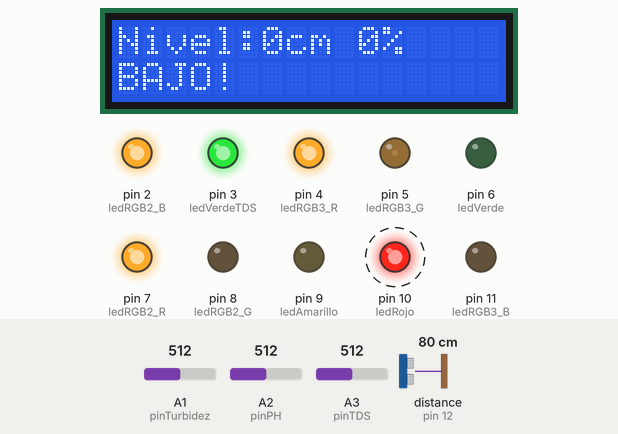
Simulated run of this sketch. Board: Arduino Uno, built with avr-gcc and run on an emulated ATmega328P. On the bench: 16×2 character LCD, output pins drawn as LEDs (lit = HIGH). Dashed ring = blinking. Inputs (shaded band) come from the test bench; at power-on: distance to the obstacle (sensor on pin 12) 80 cm, A2 (pinPH) = 512, A1 (pinTurbidez) = 512, A3 (pinTDS) = 512. The echo pulse lasts 58.3 µs per cm; pins used as bus, display or sensor lines are not drawn; what the sketch prints to the serial monitor is not drawn.

Above: at 13.2 s.
13.3 s: distance to the obstacle (sensor on pin 12) set to 45 cm
At 16.0 s:
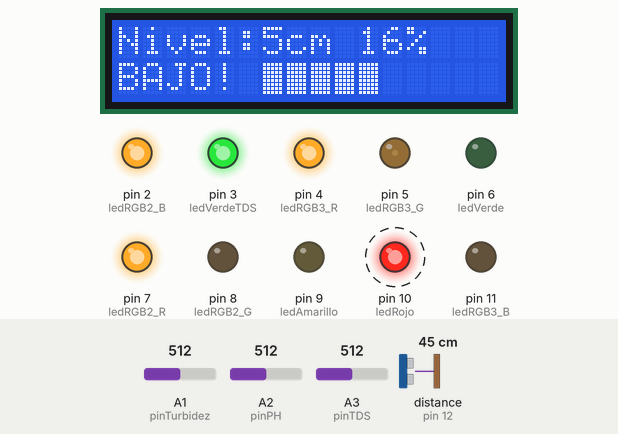
18.4 s: distance to the obstacle (sensor on pin 12) set to 38 cm
At 22.1 s:
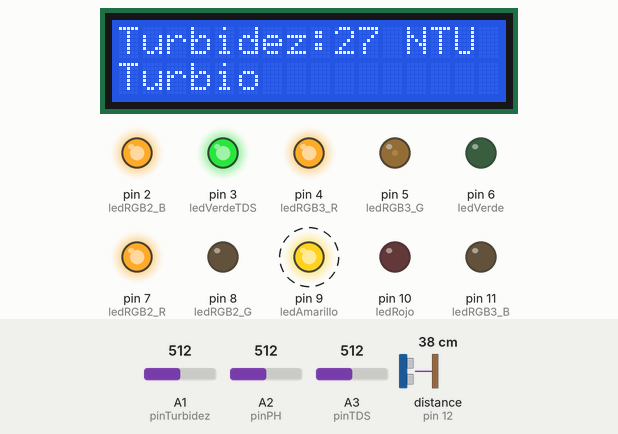
24.0 s: A2 (pinPH) set to 584
At 25.3 s:
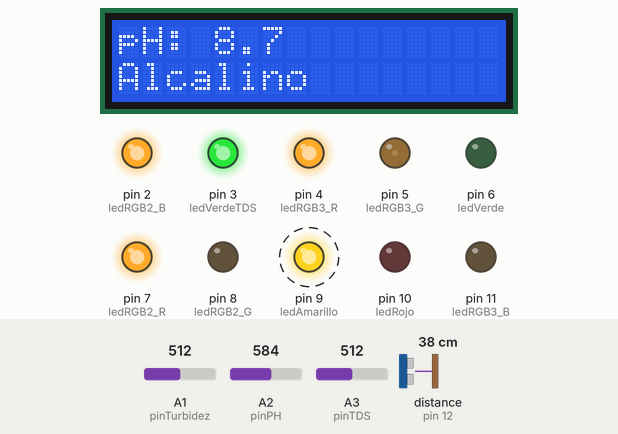
28.3 s: A2 (pinPH) set to 608
At 33.1 s:
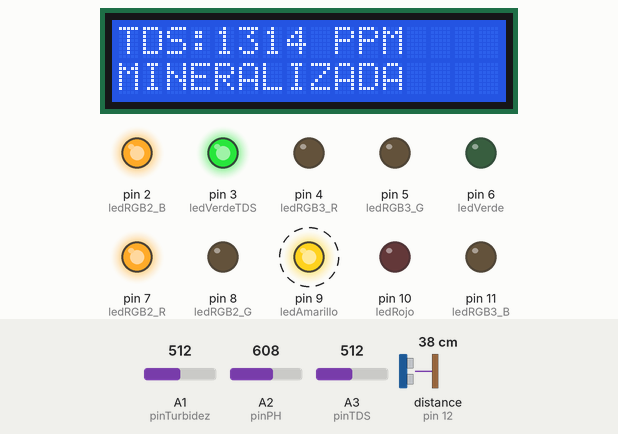
33.9 s: A1 (pinTurbidez) set to 751
At 37.4 s:
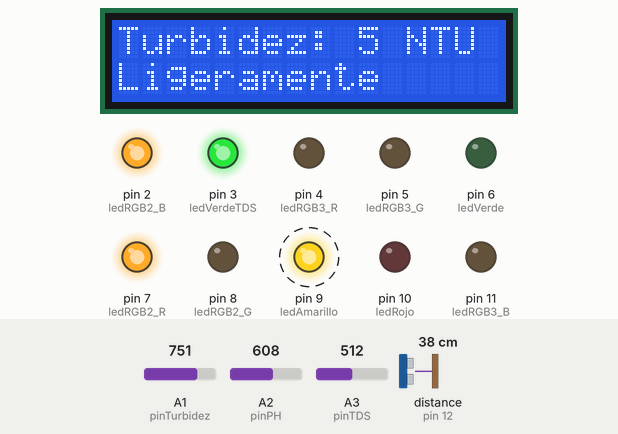
39.5 s: A1 (pinTurbidez) set to 766
At 41.4 s:
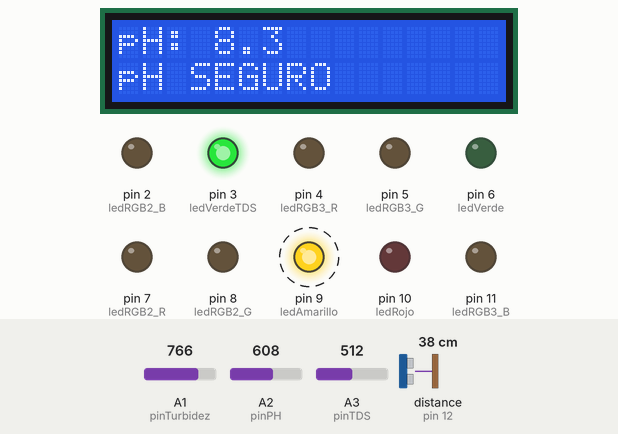
Timing chart, 0 to 53.9 s (numbered marks = the images above; inputs shaded):
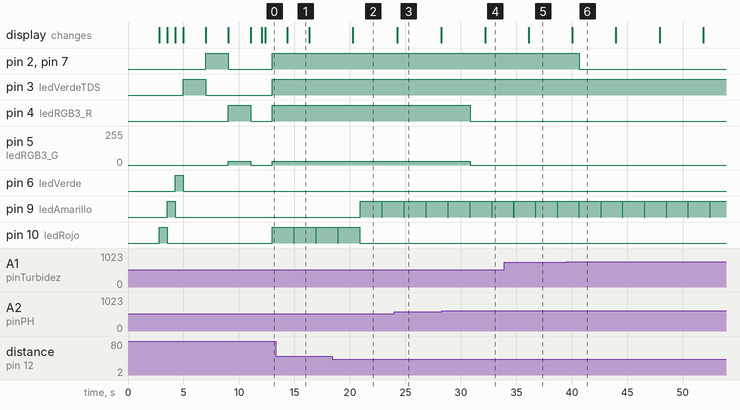

The sketch:

codigo_arduino.ino
```cpp
// SISTEMA DE MONITOREO EN TIEMPO REAL DE LA CALIDAD DEL AGUA
//                INTEGRANTES:
//    David Alejandro Ballen Sánchez – 2254053
//    Ramiro Andrés Cárdenas Velásquez – 2254059
//    Jania Kathalina De La Peña Roqueme – 2254057
//
//             REFERENCIAS INTERNET:
//      - https://docs-arduino-cc.translate.goog/libraries/liquidcrystal/
//      - https://www.taloselectronics.com/blogs/tutoriales/como-usar-modulo-ph-4502-con-arduino
//      - https://how2electronics.com/tds-sensor-arduino-interfacing-water-quality-monitoring/
//      - https://fgcoca.github.io/Sensores-actuadores-y-shield-tipo-Arduino/turbidez/

// ====================================
// VERSION FINAL
// MEDIDOR COMPLETO DE CALIDAD DE AGUA
// HC-SR04 + TDS + TURBIDEZ + pH
// LCD I2C 16x2 + LEDs + 2 LED RGB + 1 LED normal
// ✅ VERSIÓN FINAL v3.3 - CALIBRADO
// ====================================

#include <Wire.h>
#include <LiquidCrystal_I2C.h>

// Configuración del LCD I2C
LiquidCrystal_I2C lcd(0x27, 16, 2);

// Pines del sensor ultrasónico HC-SR04
const int pinTrig = 13;
const int pinEcho = 12;

// Pines sensores de calidad
const int pinTDS = A3;        // Sensor TDS
const int pinTurbidez = A1;   // Sensor de Turbidez
const int pinPH = A2;         // Sensor de pH

// Pines de los LEDs (sensor ultrasónico)
const int ledVerde = 6;
const int ledAmarillo = 9;
const int ledRojo = 10;

// Pin del LED Verde simple (sensor TDS)
const int ledVerdeTDS = 3;

// Pines del LED RGB #2 (sensor Turbidez) - Color #e900ff
const int ledRGB2_R = 7;
const int ledRGB2_G = 8;
const int ledRGB2_B = 2;

// Pines del LED RGB #3 (sensor pH) - Color #FF1E00
const int ledRGB3_R = 4;
const int ledRGB3_G = 5;
const int ledRGB3_B = 11;

// Variables para medición de nivel
long duracion = 0;
float distancia = 0;
int nivelAgua = 0;
int porcentaje = 0;

// Variables para sensor TDS
int valorTDS = 0;
float voltajeTDS = 0;
float ppmTDS = 0;
float temperatura = 25.0;

// Variables para sensor de Turbidez
int valorTurbidez = 0;
float voltajeTurbidez = 0;
float ntuTurbidez = 0;

// Variables para sensor de pH
int valorPH = 0;
float voltajePH = 0;
float pH = 7.0;

// Configuración del tanque (en centímetros)
const int alturaMaxTanque = 30;
const int distanciaVacio = 50;
const int distanciaLleno = 20;

// Límites para encender LEDs RGB
const float limiteTDS_minimo = 500.0;      // 150 PPM (TDS)
const float limiteTurbidez_minimo = 5.0;   // 5 NTU (Turbidez)
const float limitePH_minimo = 6.5;         // pH mínimo seguro
const float limitePH_maximo = 8.5;         // pH máximo seguro

// Variable para alternar pantallas en LCD (4 pantallas)
unsigned long tiempoAnterior = 0;
int pantallaActual = 0;  // 0 = Nivel, 1 = TDS, 2 = Turbidez, 3 = pH

void setup() {
  Serial.begin(9600);

  // Inicializar LCD
  lcd.init();
  lcd.backlight();
  lcd.clear();

  // Configurar LEDs de nivel
  pinMode(ledVerde, OUTPUT);
  pinMode(ledAmarillo, OUTPUT);
  pinMode(ledRojo, OUTPUT);

  // Configurar LED Verde simple (TDS)
  pinMode(ledVerdeTDS, OUTPUT);

  // Configurar LED RGB #2 (Turbidez)
  pinMode(ledRGB2_R, OUTPUT);
  pinMode(ledRGB2_G, OUTPUT);
  pinMode(ledRGB2_B, OUTPUT);

  // Configurar LED RGB #3 (pH)
  pinMode(ledRGB3_R, OUTPUT);
  pinMode(ledRGB3_G, OUTPUT);
  pinMode(ledRGB3_B, OUTPUT);

  // Configurar sensores
  pinMode(pinTrig, OUTPUT);
  pinMode(pinEcho, INPUT);
  pinMode(pinTDS, INPUT);
  pinMode(pinTurbidez, INPUT);
  pinMode(pinPH, INPUT);

  // Apagar todos los LEDs
  digitalWrite(ledVerde, LOW);
  digitalWrite(ledAmarillo, LOW);
  digitalWrite(ledRojo, LOW);
  digitalWrite(ledVerdeTDS, LOW);
  apagarLedRGB2();
  apagarLedRGB3();

  // Mensaje de inicio
  lcd.setCursor(0, 0);
  lcd.print("SISTEMA AGUA");
  lcd.setCursor(0, 1);
  lcd.print("4 SENSORES v3.3");

  Serial.println("====================================");
  Serial.println("  MEDIDOR COMPLETO DE AGUA");
  Serial.println("  Nivel + TDS + Turbidez + pH");
  Serial.println("  VERSIÓN FINAL v3.3 - CALIBRADO");
  Serial.println("====================================");
  Serial.println();
  Serial.print("LED Verde (TDS): > ");
  Serial.print(limiteTDS_minimo, 0);
  Serial.println(" PPM");
  Serial.print("LED RGB #2 (Turbidez): > ");
  Serial.print(limiteTurbidez_minimo, 0);
  Serial.println(" NTU");
  Serial.print("LED RGB #3 (pH): fuera de rango ");
  Serial.print(limitePH_minimo, 1);
  Serial.print(" - ");
  Serial.print(limitePH_maximo, 1);
  Serial.println();
  delay(2500);

  // Test de LEDs de nivel
  lcd.clear();
  lcd.setCursor(0, 0);
  lcd.print("Test LEDs Nivel");
  Serial.println("Test de LEDs de nivel...");

  lcd.setCursor(0, 1);
  lcd.print("Rojo");
  digitalWrite(ledRojo, HIGH);
  delay(700);
  digitalWrite(ledRojo, LOW);

  lcd.setCursor(0, 1);
  lcd.print("Amarillo        ");
  digitalWrite(ledAmarillo, HIGH);
  delay(700);
  digitalWrite(ledAmarillo, LOW);

  lcd.setCursor(0, 1);
  lcd.print("Verde           ");
  digitalWrite(ledVerde, HIGH);
  delay(700);
  digitalWrite(ledVerde, LOW);

  // Test LED Verde simple (TDS)
  lcd.clear();
  lcd.setCursor(0, 0);
  lcd.print("Test LED TDS");
  lcd.setCursor(0, 1);
  lcd.print("LED Verde");
  Serial.println("Test LED Verde (TDS)...");
  digitalWrite(ledVerdeTDS, HIGH);
  delay(2000);
  digitalWrite(ledVerdeTDS, LOW);

  // Test LED RGB #2 (Turbidez)
  lcd.clear();
  lcd.setCursor(0, 0);
  lcd.print("Test RGB #2");
  lcd.setCursor(0, 1);
  lcd.print("Turbidez:#e900ff");
  Serial.println("Test LED RGB #2 (Turbidez)...");
  setColorRGB2(233, 0, 255);
  delay(2000);
  apagarLedRGB2();

  // Test LED RGB #3 (pH)
  lcd.clear();
  lcd.setCursor(0, 0);
  lcd.print("Test RGB #3");
  lcd.setCursor(0, 1);
  lcd.print("pH: #FF1E00");
  Serial.println("Test LED RGB #3 (pH)...");
  setColorRGB3(255, 30, 0);
  delay(2000);
  apagarLedRGB3();

  lcd.clear();
  lcd.setCursor(0, 0);
  lcd.print("Test OK!");
  Serial.println("Test completado");
  Serial.println();
  delay(1000);
  lcd.clear();

  tiempoAnterior = millis();
}

void loop() {
  // ===== LEER SENSORES =====
  // Sensor ultrasónico
  duracion = readUltrasonicDistance();
  distancia = duracion * 0.034 / 2;

  if (distancia < 2 || distancia > 400 || duracion == 0) {
    distancia = distanciaVacio;
  }

  distancia = constrain(distancia, distanciaLleno, distanciaVacio);
  nivelAgua = distanciaVacio - distancia;
  nivelAgua = constrain(nivelAgua, 0, alturaMaxTanque);
  porcentaje = map(nivelAgua, 0, alturaMaxTanque, 0, 100);
  porcentaje = constrain(porcentaje, 0, 100);

  // Sensor TDS
  leerSensorTDS();

  // Sensor de Turbidez
  leerSensorTurbidez();

  // Sensor de pH
  leerSensorPH();

  // ===== ALTERNAR PANTALLAS EN LCD (4 pantallas) =====
  if (millis() - tiempoAnterior >= 3000) {
    pantallaActual = (pantallaActual + 1) % 4;
    tiempoAnterior = millis();
  }

  // Mostrar pantalla correspondiente
  if (pantallaActual == 0) {
    mostrarNivelEnLCD();
  } else if (pantallaActual == 1) {
    mostrarTDSEnLCD();
  } else if (pantallaActual == 2) {
    mostrarTurbidezEnLCD();
  } else {
    mostrarPHEnLCD();
  }

  // Mostrar en Monitor Serial
  mostrarEnSerial();

  // Controlar LEDs
  controlarLEDs();
  controlarLedVerdeTDS();
  controlarLedRGB2();
  controlarLedRGB3();

  delay(1000);
}

// Función para leer sensor ultrasónico HC-SR04
long readUltrasonicDistance() {
  digitalWrite(pinTrig, LOW);
  delayMicroseconds(5);
  digitalWrite(pinTrig, HIGH);
  delayMicroseconds(10);
  digitalWrite(pinTrig, LOW);
  long dur = pulseIn(pinEcho, HIGH, 30000);
  return dur;
}

// Función para leer sensor TDS v1.0
void leerSensorTDS() {
  valorTDS = 0;
  for (int i = 0; i < 10; i++) {
    valorTDS += analogRead(pinTDS);
    delay(10);
  }
  valorTDS = valorTDS / 10;

  voltajeTDS = valorTDS * (5.0 / 1024.0);

  float coeficienteCompensacion = 1.0 + 0.02 * (temperatura - 25.0);
  float voltajeCompensado = voltajeTDS / coeficienteCompensacion;

  ppmTDS = (133.42 * voltajeCompensado * voltajeCompensado * voltajeCompensado
            - 255.86 * voltajeCompensado * voltajeCompensado
            + 857.39 * voltajeCompensado) * 0.5;

  if (ppmTDS < 0) {
    ppmTDS = 0;
  }
}

// Función para leer sensor de Turbidez
void leerSensorTurbidez() {
  valorTurbidez = 0;
  for (int i = 0; i < 10; i++) {
    valorTurbidez += analogRead(pinTurbidez);
    delay(10);
  }
  valorTurbidez = valorTurbidez / 10;

  voltajeTurbidez = valorTurbidez * (5.0 / 1024.0);

  if (voltajeTurbidez > 4.0) {
    ntuTurbidez = 0 + (5.0 - voltajeTurbidez) * 2;
  }
  else if (voltajeTurbidez > 3.0) {
    ntuTurbidez = 2 + (4.0 - voltajeTurbidez) * 10;
  }
  else if (voltajeTurbidez > 2.0) {
    ntuTurbidez = 12 + (3.0 - voltajeTurbidez) * 30;
  }
  else if (voltajeTurbidez > 1.0) {
    ntuTurbidez = 42 + (2.0 - voltajeTurbidez) * 50;
  }
  else {
    ntuTurbidez = 92 + (1.0 - voltajeTurbidez) * 100;
  }

  if (ntuTurbidez < 0) {
    ntuTurbidez = 0;
  }
}

// ✅ Función CALIBRADA para leer sensor de pH
void leerSensorPH() {
  // Leer valor analógico (promedio de 10 lecturas)
  valorPH = 0;
  for (int i = 0; i < 10; i++) {
    valorPH += analogRead(pinPH);
    delay(10);
  }
  valorPH = valorPH / 10;

  // Convertir a voltaje (0-1023 = 0-5V)
  voltajePH = valorPH * (5.0 / 1024.0);

  // ✅ FÓRMULA CALIBRADA ESPECÍFICA PARA ESTE SENSOR
  // Calibración basada en mediciones reales:
  //   - Solución pH 4.0 → 4.463V
  //   - Agua llave pH 7.5 → 3.257V
  // Con ajuste proporcional del offset del sensor

  if (voltajePH < 0.1) {
    // Sensor desconectado
    pH = 0.0;
  } else {
    // Fórmula calibrada: pH = -2.90 * voltaje + 16.94
    pH = -2.90 * voltajePH + 16.94;
  }

  // Limitar valores de pH al rango válido (0-14)
  if (pH < 0) pH = 0;
  if (pH > 14) pH = 14;
}

// Función para mostrar nivel en LCD
void mostrarNivelEnLCD() {
  lcd.clear();

  lcd.setCursor(0, 0);
  lcd.print("Nivel:");
  lcd.print(nivelAgua);
  lcd.print("cm ");
  lcd.print(porcentaje);
  lcd.print("%");

  lcd.setCursor(0, 1);

  if (porcentaje >= 70) {
    lcd.print("ALTO ");
    int barras = map(porcentaje, 70, 100, 5, 11);
    for (int i = 0; i < barras; i++) {
      lcd.write(0xFF);
    }
  }
  else if (porcentaje >= 30) {
    lcd.print("MEDIO ");
    int barras = map(porcentaje, 30, 69, 3, 10);
    for (int i = 0; i < barras; i++) {
      lcd.write(0xFF);
    }
  }
  else {
    lcd.print("BAJO! ");
    int barras = map(porcentaje, 0, 29, 0, 10);
    for (int i = 0; i < barras; i++) {
      lcd.write(0xFF);
    }
  }
}

// Función para mostrar TDS en LCD
void mostrarTDSEnLCD() {
  lcd.clear();

  lcd.setCursor(0, 0);
  lcd.print("TDS:");

  if (ppmTDS < 10) {
    lcd.print(" ");
  }
  lcd.print((int)ppmTDS);
  lcd.print(" PPM");

  lcd.setCursor(0, 1);

  if (ppmTDS < 100) {
    lcd.print("Agua destilada");
  } else if (ppmTDS < 150) {
    lcd.print("Agua filtrada");
  } else if (ppmTDS < 300) {
    lcd.print("Agua llave");
  } else {
    lcd.print("MINERALIZADA");
  }
}

// Función para mostrar Turbidez en LCD
void mostrarTurbidezEnLCD() {
  lcd.clear();

  lcd.setCursor(0, 0);
  lcd.print("Turbidez:");

  if (ntuTurbidez < 10) {
    lcd.print(" ");
  }
  lcd.print((int)ntuTurbidez);
  lcd.print(" NTU");

  lcd.setCursor(0, 1);

  if (ntuTurbidez < 5) {
    lcd.print("Agua clara");
  } else if (ntuTurbidez < 25) {
    lcd.print("Ligeramente");
  } else if (ntuTurbidez < 50) {
    lcd.print("Turbio");
  } else {
    lcd.print("MUY TURBIO!");
  }
}

// Función para mostrar pH en LCD
void mostrarPHEnLCD() {
  lcd.clear();

  lcd.setCursor(0, 0);
  lcd.print("pH: ");
  lcd.print(pH, 1);

  lcd.setCursor(0, 1);

  if (pH < 4.0) {
    lcd.print("MUY ACIDO!");
  } else if (pH < 6.5) {
    lcd.print("Acido");
  } else if (pH <= 8.5) {
    lcd.print("pH SEGURO");
  } else if (pH < 10.0) {
    lcd.print("Alcalino");
  } else {
    lcd.print("MUY ALCALINO!");
  }
}

// Función para mostrar información en Monitor Serial
void mostrarEnSerial() {
  Serial.println("====================================");

  // Información de nivel
  Serial.print("Distancia:     ");
  Serial.print(distancia, 1);
  Serial.println(" cm");

  Serial.print("Nivel agua:    ");
  Serial.print(nivelAgua);
  Serial.print(" cm (");
  Serial.print(porcentaje);
  Serial.println("%)");

  Serial.print("Indicador:     [");
  int barras = porcentaje / 5;
  for (int i = 0; i < 20; i++) {
    if (i < barras) {
      Serial.print("█");
    } else {
      Serial.print("-");
    }
  }
  Serial.print("] ");
  Serial.print(porcentaje);
  Serial.println("%");

  Serial.print("Estado nivel:  ");
  if (porcentaje >= 70) {
    Serial.println("ALTO (LED Verde)");
  } else if (porcentaje >= 30) {
    Serial.println("MEDIO (LED Amarillo)");
  } else {
    Serial.println("BAJO (LED Rojo)");
  }

  Serial.println();

  // Información TDS
  Serial.print("TDS valor:     ");
  Serial.print(valorTDS);
  Serial.print(" (crudo 0-1023)");
  Serial.println();

  Serial.print("TDS voltaje:   ");
  Serial.print(voltajeTDS, 3);
  Serial.println(" V");

  Serial.print("TDS PPM:       ");
  Serial.print(ppmTDS, 1);
  Serial.println(" PPM");

  Serial.print("Estado TDS:    ");
  if (ppmTDS < limiteTDS_minimo) {
    Serial.print("Agua baja en minerales (");
    Serial.print(ppmTDS, 1);
    Serial.println(" PPM) - LED Verde apagado");
  } else {
    Serial.print("AGUA MINERALIZADA - ");
    Serial.print(ppmTDS, 1);
    Serial.println(" PPM (LED Verde ENCENDIDO)");
  }

  Serial.println();

  // Información Turbidez
  Serial.print("Turbidez valor:");
  Serial.print(valorTurbidez);
  Serial.print(" (crudo 0-1023)");
  Serial.println();

  Serial.print("Turbidez volt: ");
  Serial.print(voltajeTurbidez, 3);
  Serial.println(" V");

  Serial.print("Turbidez NTU:  ");
  Serial.print(ntuTurbidez, 1);
  Serial.println(" NTU");

  Serial.print("Estado Turbidez:");
  if (ntuTurbidez < limiteTurbidez_minimo) {
    Serial.print("Agua clara (");
    Serial.print(ntuTurbidez, 1);
    Serial.println(" NTU) - LED RGB #2 apagado");
  } else {
    Serial.print("AGUA TURBIA - ");
    Serial.print(ntuTurbidez, 1);
    Serial.println(" NTU (LED RGB #2 ENCENDIDO)");
  }

  Serial.println();

  // Información pH
  Serial.print("pH valor:      ");
  Serial.print(valorPH);
  Serial.print(" (crudo 0-1023)");
  Serial.println();

  Serial.print("pH voltaje:    ");
  Serial.print(voltajePH, 3);
  Serial.println(" V");

  Serial.print("pH medido:     ");
  Serial.print(pH, 2);
  Serial.println();

  Serial.print("Estado pH:     ");
  if (pH >= limitePH_minimo && pH <= limitePH_maximo) {
    Serial.print("pH SEGURO (");
    Serial.print(pH, 1);
    Serial.println(") - LED RGB #3 apagado");
  } else {
    Serial.print("pH FUERA DE RANGO - ");
    Serial.print(pH, 1);
    if (pH < limitePH_minimo) {
      Serial.println(" (ACIDO) - LED RGB #3 ENCENDIDO");
    } else {
      Serial.println(" (ALCALINO) - LED RGB #3 ENCENDIDO");
    }
  }

  Serial.println();
}

// Función para controlar LEDs de nivel
void controlarLEDs() {
  digitalWrite(ledVerde, LOW);
  digitalWrite(ledAmarillo, LOW);
  digitalWrite(ledRojo, LOW);

  delay(50);

  if (porcentaje >= 70) {
    digitalWrite(ledVerde, HIGH);
  }
  else if (porcentaje >= 30) {
    digitalWrite(ledAmarillo, HIGH);
  }
  else {
    digitalWrite(ledRojo, HIGH);
  }
}

// Función para controlar LED Verde simple (TDS)
void controlarLedVerdeTDS() {
  if (ppmTDS >= limiteTDS_minimo) {
    digitalWrite(ledVerdeTDS, HIGH);
  } else {
    digitalWrite(ledVerdeTDS, LOW);
  }
}

// Función para controlar LED RGB #2 (Turbidez)
void controlarLedRGB2() {
  if (ntuTurbidez >= limiteTurbidez_minimo) {
    setColorRGB2(233, 0, 255);
  } else {
    apagarLedRGB2();
  }
}

// Función para controlar LED RGB #3 (pH)
void controlarLedRGB3() {
  if (pH < limitePH_minimo || pH > limitePH_maximo) {
    setColorRGB3(255, 30, 0);
  } else {
    apagarLedRGB3();
  }
}

// Funciones para LED RGB #2 (Turbidez)
void setColorRGB2(int rojo, int verde, int azul) {
  analogWrite(ledRGB2_R, rojo);
  analogWrite(ledRGB2_G, verde);
  analogWrite(ledRGB2_B, azul);
}

void apagarLedRGB2() {
  analogWrite(ledRGB2_R, 0);
  analogWrite(ledRGB2_G, 0);
  analogWrite(ledRGB2_B, 0);
}

// Funciones para LED RGB #3 (pH)
void setColorRGB3(int rojo, int verde, int azul) {
  analogWrite(ledRGB3_R, rojo);
  analogWrite(ledRGB3_G, verde);
  analogWrite(ledRGB3_B, azul);
}

void apagarLedRGB3() {
  analogWrite(ledRGB3_R, 0);
  analogWrite(ledRGB3_G, 0);
  analogWrite(ledRGB3_B, 0);
}
```

Measured:
- the behaviour switches between 42 and 41 cm on distance to the obstacle (sensor on pin 12) (found by bisection; images 1 and 2)
- the behaviour switches between 596 and 597 on A2 (pinPH) (found by bisection; images 3 and 4)
- the behaviour switches between 757 and 758 on A1 (pinTurbidez) (found by bisection; images 5 and 6)
- after the input at 13.3 s, the display: changes after 1.1 s (image 1)
- after the input at 18.4 s, pin 9 (ledAmarillo): LOW → HIGH after 2.5 s, → LOW 1.9 s later, → HIGH 0.05 s later; pin 10 (ledRojo): goes on until 20.9 s, then stays LOW
- after the input at 28.3 s, pin 4 (ledRGB3_R): HIGH → LOW after 2.6 s; pin 5 (ledRGB3_G): 30/255 → 0/255 after 2.6 s
- after the input at 33.9 s, the display: changes after 2.2 s (image 5)
- after the input at 39.5 s, pin 2 (ledRGB2_B), pin 7 (ledRGB2_R): HIGH → LOW after 1.2 s
